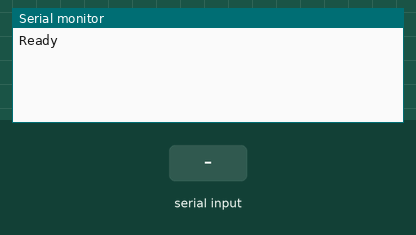
This sketch was run on a simulated ESP32. Parts: the last lines printed to the serial monitor. The inputs (shaded band) are chosen by the test bench.

Above: at 1.2 s.
1.3 s: "1" received over the second serial link
At 2.4 s:
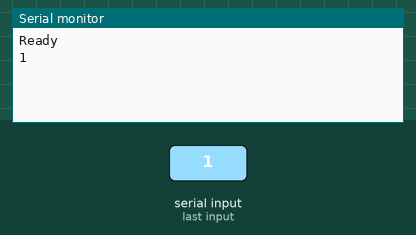
2.8 s: "0" received over the second serial link
At 3.5 s:
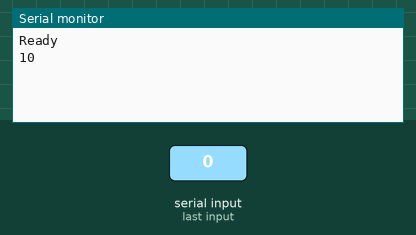

The sketch:

CODE.ino
```cpp
#define RXD2 16
#define TXD2 17

void setup() {
  Serial.begin(115200);
  Serial2.begin(115200, SERIAL_8N1, RXD2, TXD2);

  Serial.println("Ready");
}

void loop() {
  while (Serial.available()) {
    Serial2.write(Serial.read());
  }

  while (Serial2.available()) {
    Serial.write(Serial2.read());
  }
}
```

Measured:
- after the input at 1.3 s, the serial monitor: prints a new line at once (image 1)
- after the input at 2.8 s, the serial monitor: prints a new line at once (image 2)
